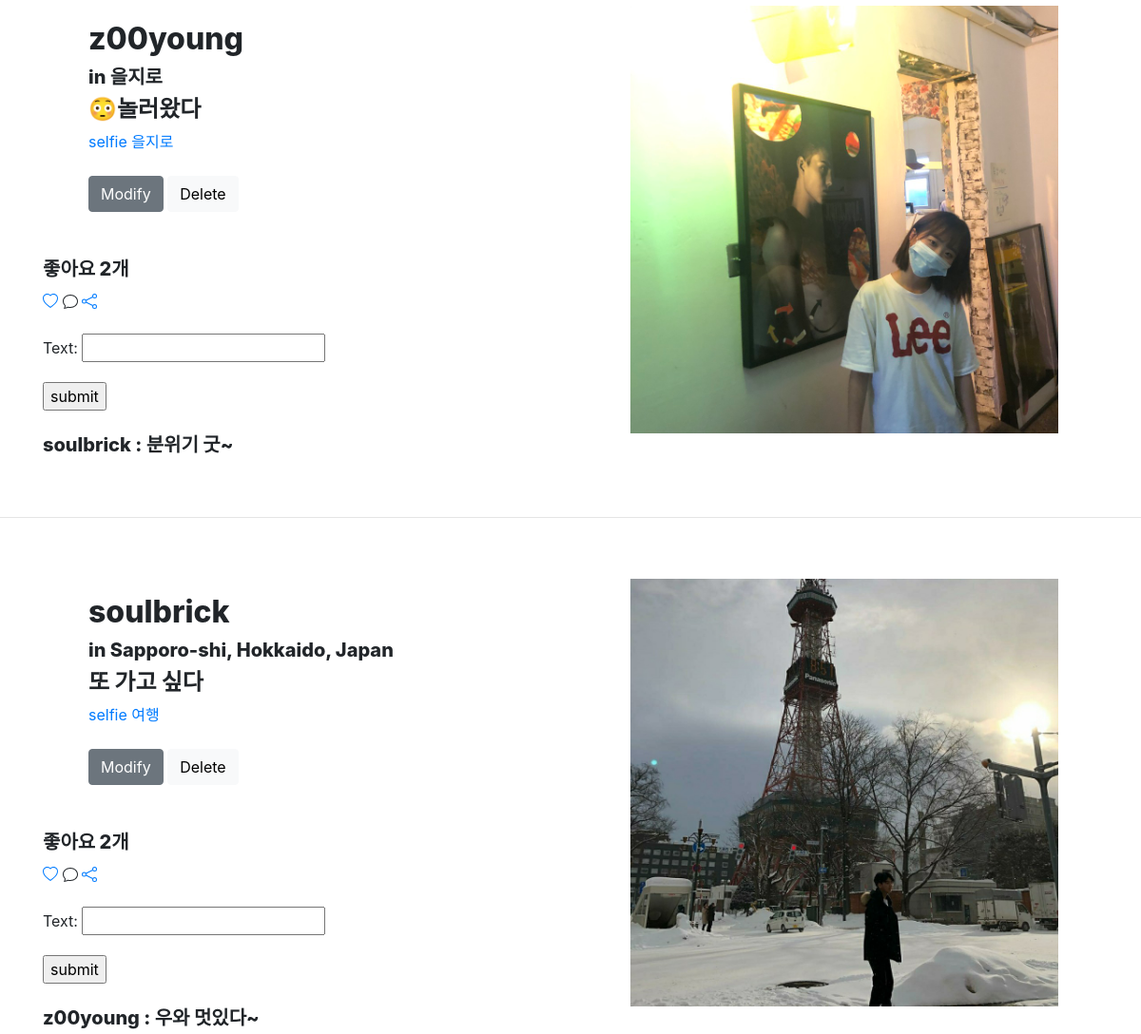
The app's page / (middle part), older data.
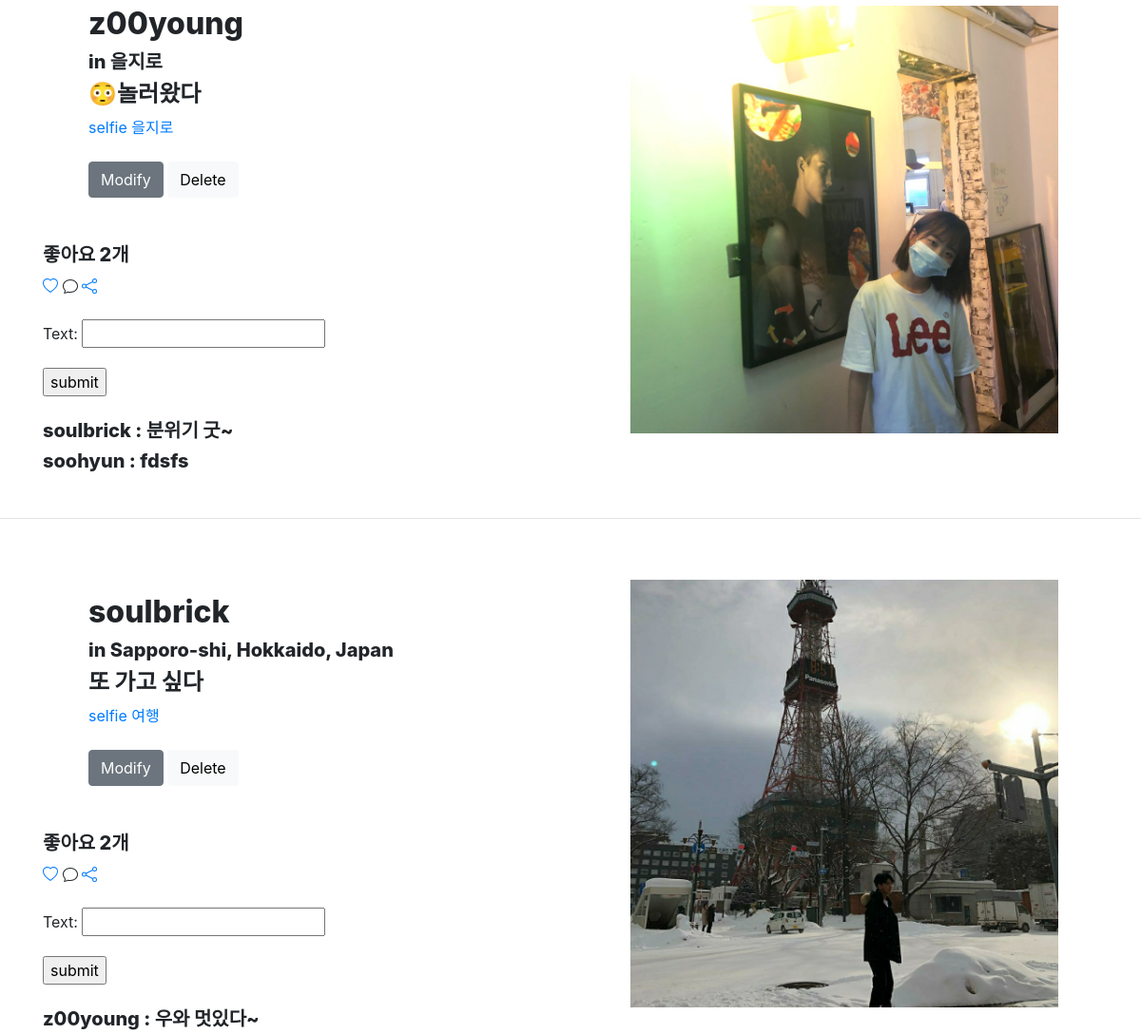
The same page, newer data.
### appname/models.py (models this page shows, shortened)
class Post(models.Model):
    location = models.CharField(max_length=200)
    content = models.TextField()
    image = models.ImageField(upload_to='images/', blank=True)
    writer = models.ForeignKey(settings.AUTH_USER_MODEL, on_delete=models.CASCADE, related_name="writer", default="")
    hashtag_field = models.CharField(max_length=200, blank=True)
    hashtags = models.ManyToManyField('Hashtag', blank=True)
    likes = models.ManyToManyField(settings.AUTH_USER_MODEL, related_name="likes")

class CustomUser(AbstractUser):
    def __str__(self):
        return self.username
    nickname = models.CharField(max_length=20)
    phone_number = models.CharField(max_length=20)

class Hashtag(models.Model):
    name = models.CharField(max_length=50)

class Comment(models.Model):
    c_writer = models.ForeignKey(settings.AUTH_USER_MODEL, on_delete=models.CASCADE, related_name="c_writer", default="")
    post_id = models.ForeignKey(Post, on_delete=models.CASCADE, related_name='comments')
    text = models.CharField(max_length=50)

### appname/views.py (the view)
# urls.py: path('', appname.views.main, name='main'),
def main(request):
    posts = Post.objects.all()
    signin_form = SigninForm()
    comment_form = CommentForm()
    return render(request, 'appname/main.html', {'posts': posts, 'signin_form': signin_form,
    'comment_form': comment_form})

### appname/forms.py
class SigninForm(forms.ModelForm):
    username = forms.ModelChoiceField(
        queryset = CustomUser.objects.all(),
        label = "ID",
        required = True,
        widget = forms.TextInput(attrs={'class':'form-control'})
    )
    password = forms.ModelChoiceField(
        queryset = CustomUser.objects.all(),
        label = "PASSWORD",
        required = True,
        widget = forms.PasswordInput(attrs={'class':'form-control'})
    )
    class Meta:
        model = CustomUser
        fields = ['username', 'password']

class CommentForm(forms.ModelForm):
    class Meta:
        model = Comment
        fields = ['text']

### appname/templates/appname/main.html (shortened to what this page needs)
{% extends 'appname/base.html' %}
{% block content %}
{% load static %}
{% for post in posts %}
<section>
  <div class="container">
    <div class="row align-items-center">
      <div class="col-lg-6 order-lg-2">
        <div class="p-5">
          {% if post.image %}
          <img class="img-rounded" style="width: 450px; height: 450px;" src="{{ post.image.url }}" alt="">
          {% endif %}
        </div>
      </div>
      <div class="col-lg-6 order-lg-1">
        <div class="p-5">
          <h2 class="display-5">{{ post.writer }}</h2>
          <h5 class="display-5">in {{ post.location }}</h5>
          <h4>{{post.content}}</h4>
          <span>
            {% for hashtag in post.hashtags.all %}
            <a href="/hashtag/{{ hashtag.name }}">
              {{ hashtag.name }}
            </a>
            {% endfor %}
          </span>
          <br>
          <br>
          <button type="button" class="btn btn-secondary"><a href="{% url 'update' pk=post.pk %}" style="color: white;"> Modify </a></button>
          <button type="button" class="btn btn-light"><a href="{% url 'delete' pk=post.pk %}" style="color: black;"> Delete </a></button>
        </div>
        <h5>좋아요 {{ post.likes.count }}개</h5>
        <a href="{% url 'like' pk=post.pk %}">
        </a>
        <a href="https://www.instagram.com/p/CC8M27FFt0D/?utm_source=ig_web_copy_link">
        </a>
        <br>
        <br>
        <form method="POST" action="/comment/{{ post.id }}">
          {{ comment_form.as_p }}
          <input type="submit" value="submit">
        </form>
        <br>
        {% for comment in post.comments.all %}
          <h5>{{ comment.c_writer }} : {{ comment.text }}</h5>
        {% endfor %}
      </div>
    </div>
  </div>
</section>
<br>
<hr>
{% endfor %}
{% endblock %}

### appname/templates/appname/base.html (shortened to what this page needs)
<!DOCTYPE html>
{% load static %}
<html lang="en">
<head>
  <link href="{% static 'appname/vendor/bootstrap/css/bootstrap.min.css'%}" rel="stylesheet">
  <link href="{% static 'appname/css/one-page-wonder.min.css' %}" rel="stylesheet">
  <link href="//maxcdn.bootstrapcdn.com/bootstrap/4.1.1/css/bootstrap.min.css" rel="stylesheet" id="bootstrap-css">
</head>
<body>
 {% block content %}
 {% endblock %}
</body>
</html>

Row changes from the older to the newer data that the page shows:
added Comment: c_writer "soohyun", text "fdsfs", shown under Post "😳놀러왔다"
